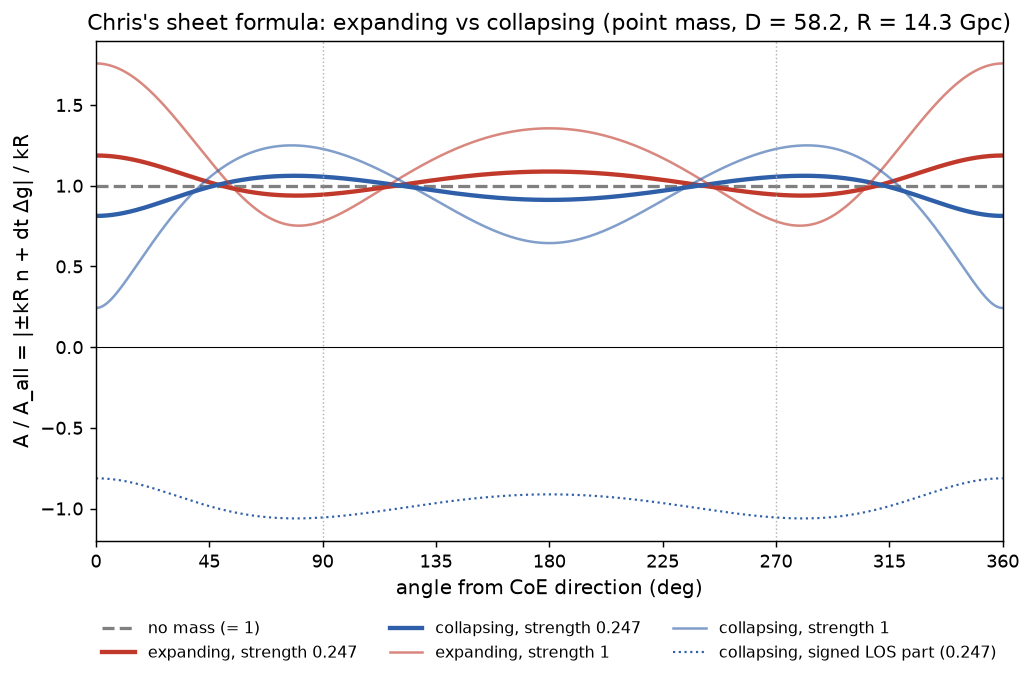

Write Python code to recreate this figure.
"""Chris's exact sheet formula: A/A_all = |s_k kR n + dt (g_gal - g_obs)| / (kR), s_k=+1 expand, -1 collapse.
Point mass at CoE, D=58.2, R=14.3. eps = GM dt/(D^2 kR)."""
import numpy as np, matplotlib; matplotlib.use("Agg"); import matplotlib.pyplot as plt
from scipy.signal import argrelextrema as ae
D,R=58.2,14.3; ang=np.linspace(0,360,2881); t=np.radians(ang); n=np.stack([-np.cos(t),np.sin(t)],1)
xo=np.array([D,0.]); xp=xo+R*n; rp=np.linalg.norm(xp,axis=1)
dg=(-xp/rp[:,None]**3+xo/D**3)*D**2
def vec(sk,eps): return sk*n+eps*dg
mag=lambda sk,e:np.linalg.norm(vec(sk,e),axis=1); los=lambda sk,e:(vec(sk,e)*n).sum(1)
def ext(y):
    out=[]
    for f,lab in ((np.greater,"max"),(np.less,"min")):
        i=list(ae(np.r_[y[-2],y,y[1]],f)[0]-1); out+= [f"{lab} {y[j]:.3f}@{ang[j]:.0f}°" for j in i if 0<=j<len(y)-1]
    return out
for e in (0.247,1,2):
    print(e,"EXP",ext(mag(1,e)),"| COL",ext(mag(-1,e)),"| COL los range",los(-1,e).min().round(3),los(-1,e).max().round(3))
    print("   shapes differ? max|(exp-1)-(col-1)| =",np.abs(mag(1,e)-mag(-1,e)).max().round(3), " exp-col corr",np.corrcoef(mag(1,e),mag(-1,e))[0,1].round(3))
f,ax=plt.subplots(figsize=(9,5))
ax.axhline(1,color="0.5",lw=1.8,ls="--",label="no mass (= 1)")
for e,lw,a in ((0.247,2.4,1),(1,1.4,.6)):
    ax.plot(ang,mag(1,e),color="#c0392b",lw=lw,alpha=a,label=f"expanding, strength {e}")
    ax.plot(ang,mag(-1,e),color="#2e5fa8",lw=lw,alpha=a,label=f"collapsing, strength {e}")
ax.plot(ang,los(-1,.247),color="#2e5fa8",lw=1.2,ls=":",label="collapsing, signed LOS part (0.247)")
ax.axhline(0,color="k",lw=.6)
for x in (90,270): ax.axvline(x,color="0.7",lw=.8,ls=":")
ax.set_xlim(0,360); ax.set_xticks(range(0,361,45)); ax.set_xlabel("angle from CoE direction (deg)",fontsize=11)
ax.set_ylabel("A / A_all = |±kR n + dt Δg| / kR",fontsize=11)
ax.set_title("Chris's sheet formula: expanding vs collapsing (point mass, D = 58.2, R = 14.3 Gpc)",fontsize=12)
ax.legend(frameon=False,fontsize=9,ncol=3,loc="upper center",bbox_to_anchor=(0.5,-0.13)); f.savefig("migkas_collapse_v2.png",dpi=130,bbox_inches="tight")
